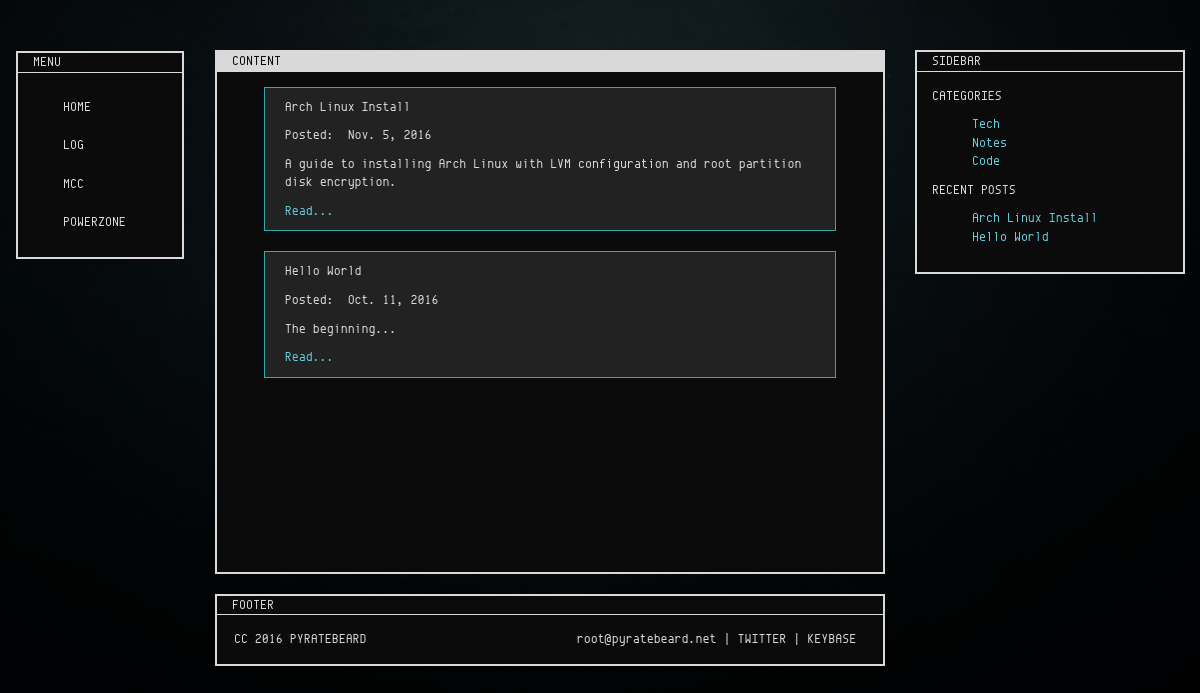
The app's page /log with its own data.
### log/models.py (models this page shows, shortened)
class Blog(models.Model):
    title = models.CharField(max_length=100, unique=True)
    description = models.TextField()
    slug = models.SlugField(max_length=100, unique=True)
    body = models.TextField()
    posted = models.DateField(db_index=True, auto_now_add=True)
    category = models.ForeignKey('log.Category')
    @permalink
    def get_absolute_url(self):
        return ('view_log_post', None, {'slug': self.slug})

class Category(models.Model):
    title = models.CharField(max_length=100, unique=True)
    slug = models.SlugField(max_length=100, unique=True)
    @permalink
    def get_absolute_url(self):
        return ('view_log_category', None, {'slug': self.slug})

### log/views.py (the view)
# urls.py: url(r'^log', include('log.urls')),
def log(request):
    return render_to_response('log/log.html', {
        'categories': Category.objects.all(),
        'recent_posts': list(reversed(Blog.objects.all()[:5])),
    })

### templates/log/log.html
{% extends 'log/log_framework.html' %}
{% block logcontent %}
{% if recent_posts %}
  {% for post in recent_posts %}
  <blockquote>
    <p>{{ post.title }}</p>
    <p>Posted:&nbsp;&nbsp;{{ post.posted }}</p>
    <p>{{ post.description|safe }}</p>
    <p><a href="{{ post.get_absolute_url }}">Read...</a></p>
    </blockquote>
  {% endfor %}
{% endif %}
{% endblock %}

### templates/log/log_framework.html
{% extends 'framework.html' %}
{% block content %}
{% block logcontent %}
{% endblock %}
{% endblock %}
{% block sidebar %}
<p>CATEGORIES</p>
{% if categories %}
  <ul class="sidebar">
      {% for category in categories %}
      <li><a href="{{ category.get_absolute_url }}">{{ category.title }}</a></li>
      {% endfor %}
  </ul>
  {% else %}
  <p>There are currently no categories</p>
{% endif %}
<p>RECENT POSTS</p>
{% if recent_posts %}
  <ul class="sidebar">
      {% for post in recent_posts %}
      <li><a href="{{ post.get_absolute_url }}">{{ post.title }}</a></li>
      {% endfor %}
  </ul>
  {% else %}
  <p>Nothing has been posted yet</p>
{% endif %}
{% endblock %}

### static/css/custom.css (style rules this page uses)
body { font-family: "envy"; font-size: 1.3em; background-color: #010101; color: #d9d9d9; background-image: url("/static/img/bg/dark_bg.jpg"); background-size: 100%; background-repeat: no-repeat; }
a { color: #d9d9d9; }
ul { list-style: none; }
.sidebar > li > a { color: #66ccdd; }
blockquote { font-size: 1em; border: 1px solid #33aaaa; background-color: #222222; max-width: 90%; margin-left: 5%; }
blockquote > p > a { color: #66ccdd; }

### records on screen
Blog: title "Arch Linux Install", posted "Nov. 5, 2016", description "A guide to installing Arch Linux with LVM configuration and root partition disk encryption."
Blog: title "Hello World", posted "Oct. 11, 2016", description "The beginning..."
Category: title "Tech"
Category: title "Notes"
Category: title "Code"
